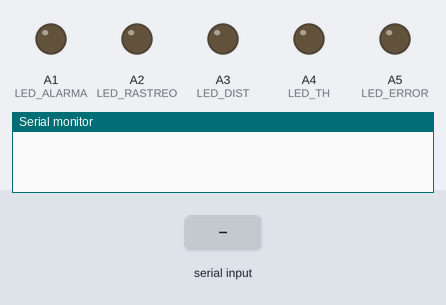
A sketch run on a simulated Arduino Uno, built with avr-gcc and run on an emulated ATmega328P. On the bench: output pins drawn as LEDs (lit = HIGH), the last lines printed to the serial monitor. The inputs (shaded band) are chosen by the test bench.

Above: at 1.2 s.
1.3 s: "7:\n" received over the second serial link
At 2.1 s:
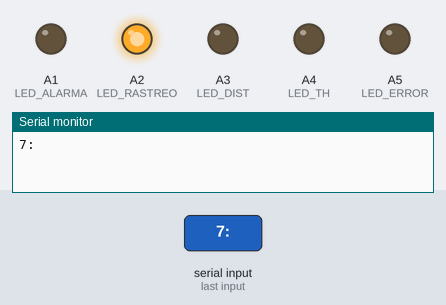
2.8 s: "1:\n" received over Serial
At 4.0 s:
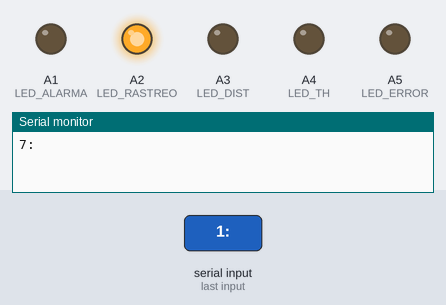
4.3 s: "3:\n" received over Serial
At 5.4 s:
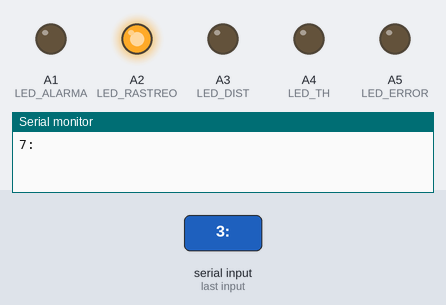
5.8 s: "2:\n" received over Serial
At 5.88 s:
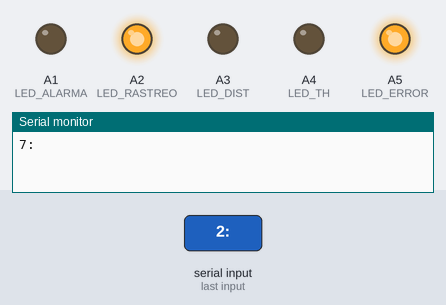
7.4 s: "6:\n" received over Serial
At 7.6 s:
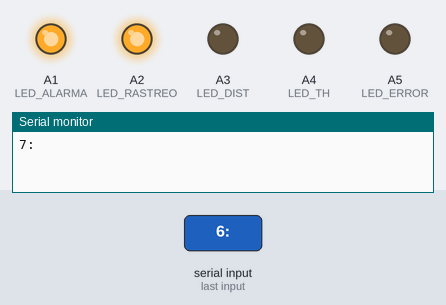
9.3 s: "8:\n" received over the second serial link
At 10.6 s:
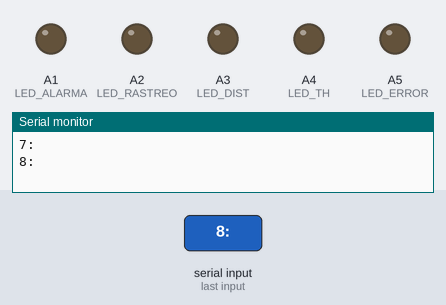
Timing chart, 0 to 11.8 s (numbered marks = the images above; inputs shaded):
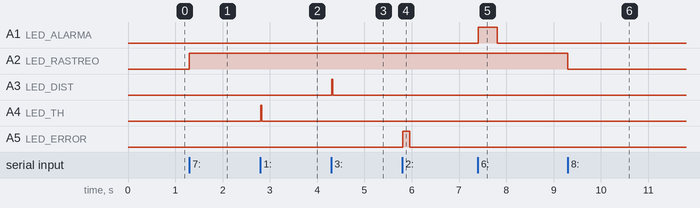

Measured:
- after the input at 1.3 s, A2 (LED_RASTREO): LOW → HIGH at once
- after the input at 2.8 s, A4 (LED_TH): LOW → HIGH at once, → LOW 0.02 s later
- after the input at 4.3 s, A3 (LED_DIST): LOW → HIGH at once, → LOW 0.02 s later
- after the input at 5.8 s, A5 (LED_ERROR): LOW → HIGH at once, → LOW 0.15 s later
- after the input at 7.4 s, A1 (LED_ALARMA): LOW → HIGH at once, → LOW 0.40 s later
- after the input at 9.3 s, A2 (LED_RASTREO): HIGH → LOW at once

The sketch:

EstacionTierra.ino
```cpp
#include <SoftwareSerial.h>

// UART secundaria → FTDI USB-C
// Pin 8 = RX (recibe del FTDI TXD)
// Pin 9 = TX (envía al FTDI RXD)
SoftwareSerial puertoPC(8, 9);

// LEDs
const int LED_ALARMA  = A1;
const int LED_RASTREO = A2;
const int LED_DIST    = A3;
const int LED_TH      = A4;
const int LED_ERROR   = A5;

void setup() {

  // UART con el SATÉLITE
  Serial.begin(9600);

  // UART con el PC (FTDI USB-C)
  puertoPC.begin(9600);

  pinMode(LED_ALARMA, OUTPUT);
  pinMode(LED_RASTREO, OUTPUT);
  pinMode(LED_DIST, OUTPUT);
  pinMode(LED_TH, OUTPUT);
  pinMode(LED_ERROR, OUTPUT);

  puertoPC.println("Estación de Tierra lista (FTDI OK).");
}

void loop() {

  // ============================
  // 1) DATOS DESDE EL SATÉLITE
  // ============================
  if (Serial.available()) {
    String datos = Serial.readStringUntil('\n');
    datos.trim();

    puertoPC.println(datos);

    if (datos.startsWith("1:")) { // led datos Temp/hum
      digitalWrite(LED_TH, HIGH); delay(20); digitalWrite(LED_TH, LOW);
    }
    else if (datos.startsWith("3:")) {//led datos dist
      digitalWrite(LED_DIST, HIGH); delay(20); digitalWrite(LED_DIST, LOW);
    }
    else if (datos.startsWith("2:") ||
             datos.startsWith("4:") ||
             datos.startsWith("10:")) {//leds error temp,hum,satelite
      digitalWrite(LED_ERROR, HIGH); delay(150); digitalWrite(LED_ERROR, LOW);
    }
    else if (datos.startsWith("6:")) {//error medias
      digitalWrite(LED_ALARMA, HIGH); delay(400); digitalWrite(LED_ALARMA, LOW);
    }
  }

  // ============================
  // 2) DATOS DESDE EL PC (FTDI)
  // ============================
  if (puertoPC.available()) {
    String comando = puertoPC.readStringUntil('\n');
    comando.trim();

    Serial.println(comando);

    if (comando.startsWith("7:")) {//led modo rastreo
      digitalWrite(LED_RASTREO, HIGH);
    }
    else if (comando.startsWith("8:")) {//fin modo rastreo
      digitalWrite(LED_RASTREO, LOW);
    }
  }
}
```
